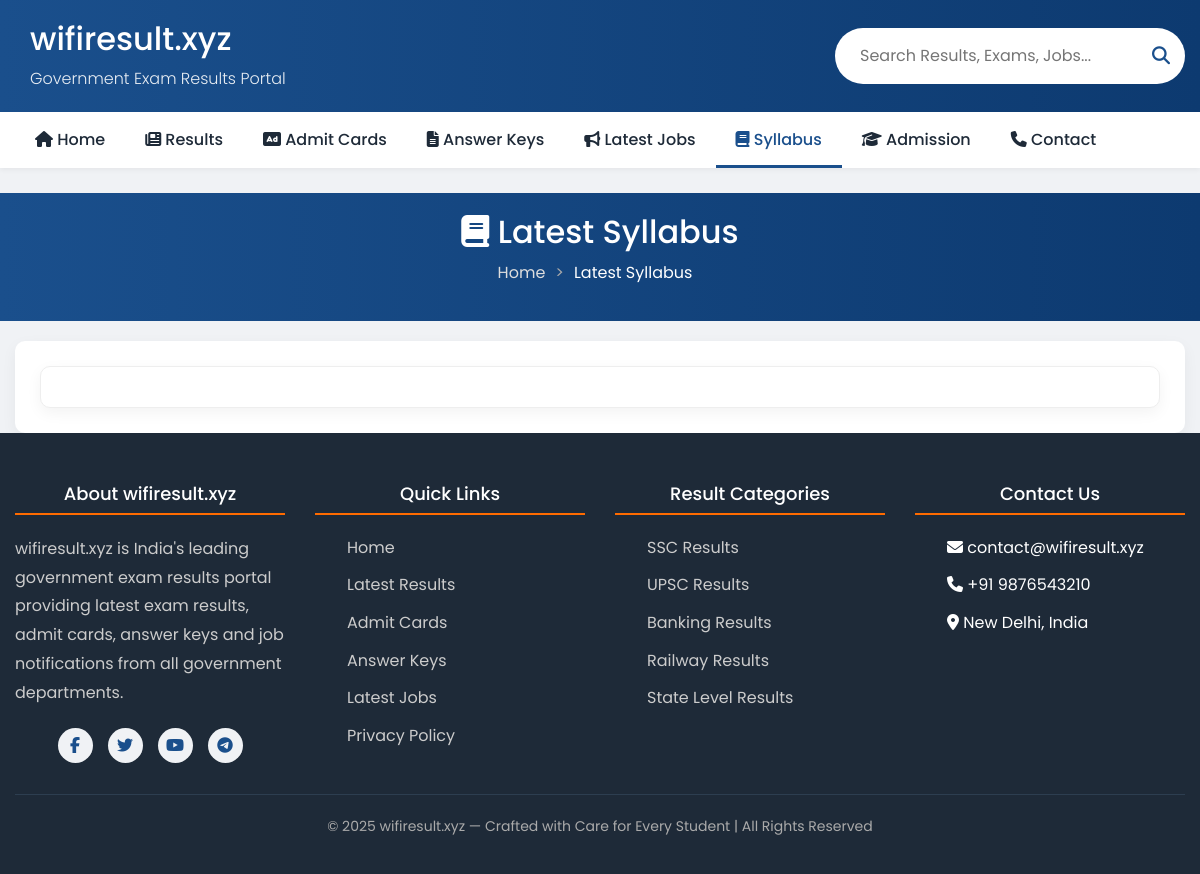
The page /syllabus/ on the database as committed earlier.
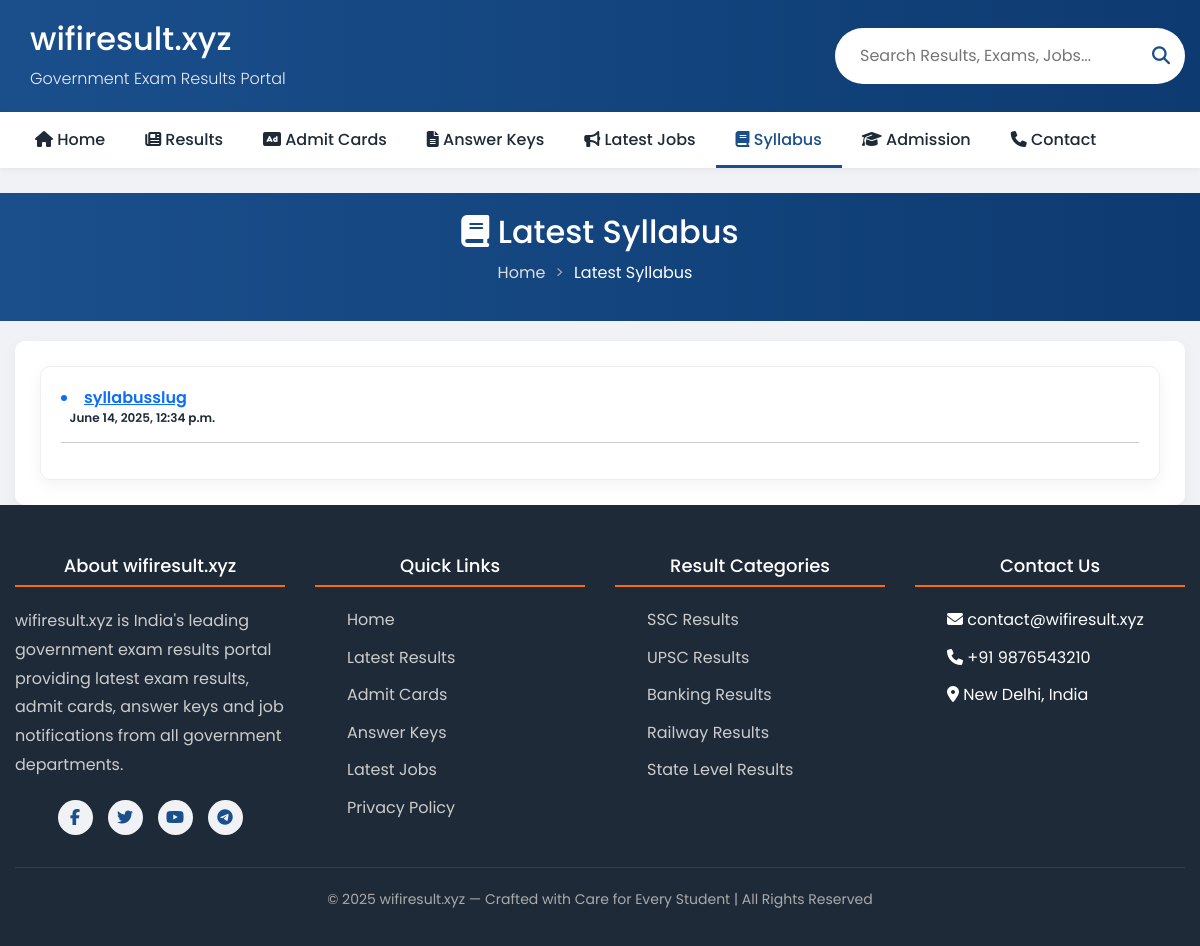
The same page on the database as committed later.
### wifiapp1/models.py (models this page shows, shortened)
class Syllabus(models.Model):
    title = models.CharField(max_length=400, blank=True, null=True)
    description = models.TextField(max_length=300, blank=True, null=True)
    keywords = models.TextField(max_length=300,blank=True, null=True)
    image = models.ImageField(upload_to='og_images/', blank=True, null=True, help_text="Open Graph image for social sharing")
    image_alt = models.CharField(max_length=255,blank=True,null=True,help_text="Alternate text for OG Image (used in og:image:alt)")
    updated_at = models.DateTimeField(auto_now=True)  # automatic on update
    post_date = models.CharField(max_length=100,blank=True, null=True)
    vacancy_info = RichTextField(blank=True, null=True)
    online_application_date= models.CharField(max_length=400,blank=True, null=True)
    online_last_date = models.CharField(max_length=100,blank=True, null=True)
    receipt_of_application = models.CharField(max_length=100,blank=True, null=True)
    last_date_fee = models.CharField(max_length=100,blank=True, null=True)
    correction_date = models.CharField(max_length=100,blank=True, null=True)
    exam_date = models.CharField(max_length=100,blank=True, null=True)
    exam_date1 = models.CharField(max_length=100,blank=True, null=True)
    exam_date2 = models.CharField(max_length=100,blank=True, null=True)
    exam_date3 = models.CharField(max_length=100,blank=True, null=True)
    admit_card_available = models.CharField(max_length=100,blank=True, null=True)
    answerkey_available_date = models.CharField(max_length=100,blank=True, null=True)
    result_available = models.CharField(max_length=100,blank=True, null=True)
    final_result_available = models.CharField(max_length=100,blank=True, null=True)
    applecation_fee= RichTextField(blank=True, null=True)
    subject_details = RichTextField(blank=True, null=True)
    eligibility_criteria=RichTextField(blank=True, null=True)
    selection_process= RichTextField(blank=True, null=True)
    important_information= RichTextField(blank=True, null=True)
    how_to_apply= RichTextField(blank=True, null=True)
    apply_online_link=models.URLField(blank=True, null=True)
    admitcard_link=models.URLField(blank=True, null=True)
    answerkeyI_link=models.URLField(blank=True, null=True)
    answerkeyII_link=models.URLField(blank=True, null=True)
    result_link=models.URLField(blank=True, null=True)
    resultI_link=models.URLField(blank=True, null=True)
    resultII_link=models.URLField(blank=True, null=True)
    result_final_link=models.URLField(blank=True, null=True)
    notification_link=models.URLField(blank=True, null=True)
    officialwebsite_link=models.URLField(blank=True, null=True)
    slug=models.SlugField(unique=True, blank=True)
    active = models.BooleanField(default=True)
    status = models.CharField(max_length=100, choices=STATUS_CHOICES, default='draft')

### wifiapp1/views.py (the view)
# urls.py: path('syllabus/', views.syllabus, name='syllabus'),
def syllabus(request):
    syllabuss=Syllabus.objects.all()
    return render(request, 'mainfile/syllabus.html',{'syllabuss':syllabuss})

### templates/mainfile/syllabus.html (shortened to what this page needs)
{% extends "basefile/base.html" %}
{% load static %}
{% block seo %}
    <link rel="stylesheet" href="https://cdnjs.cloudflare.com/ajax/libs/font-awesome/6.4.0/css/all.min.css">
    <link rel="stylesheet" href="{% static 'css/base.css' %}">
{% endblock seo %}
{% block body %}
    <section class="page-header">
        <div class="container">
            <h1 style="font-size:2rem;">  <i class="fas fa-book"></i> Latest Syllabus</h1>
            <ul class="breadcrumb">
                <li><a href="/">Home</a></li>
                <li>Latest Syllabus</li>
            </ul>
        </div>
    </section>
    <main class="container">
        <div class="results-layout">
            <section class="results-section">
                    <div class="result-card">
                        <div class="result-content">
                             {% for  syllabus in  syllabuss reversed %}
                            <h3 class="result-title"> <a href="{{ syllabus.slug}}" target="_blank"> <li class="fs-6">  {{  syllabus.title }}</li>
                             </a>   &nbsp;&nbsp;  <span class="result-date">{{ syllabus.updated_at}}</span></h3><hr>
{% endfor %}
                        </div>
            </section>
        </div>
    </main>
{% endblock body %}

Rows that differ between the two databases and show on the page:
added Syllabus: title "syllabusslug", updated_at "June 14, 2025, 12:34 p.m."
